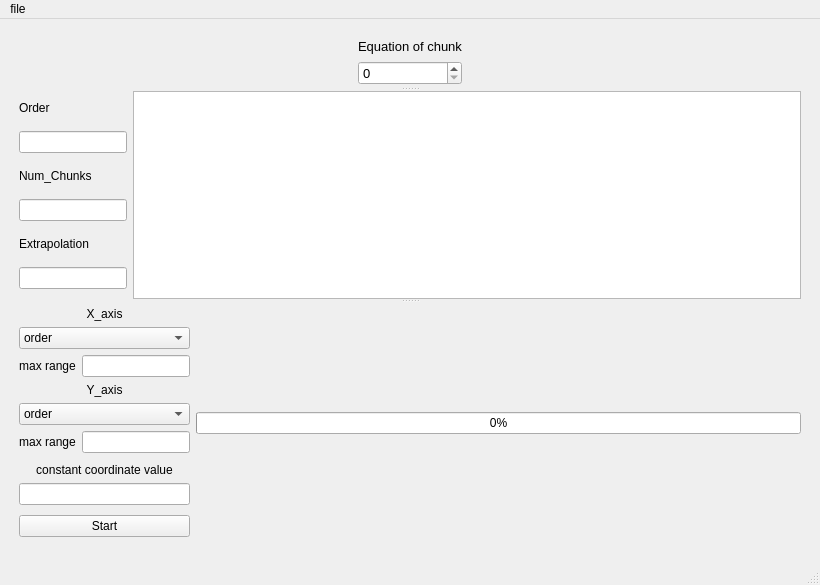
<?xml version="1.0" encoding="UTF-8"?>
<ui version="4.0">
 <class>MainWindow</class>
 <widget class="QMainWindow" name="MainWindow">
  <property name="geometry">
   <rect>
    <x>0</x>
    <y>0</y>
    <width>820</width>
    <height>585</height>
   </rect>
  </property>
  <property name="windowTitle">
   <string>MainWindow</string>
  </property>
  <widget class="QWidget" name="centralwidget">
   <layout class="QGridLayout" name="gridLayout_2">
    <item row="0" column="2">
     <spacer name="verticalSpacer_2">
      <property name="orientation">
       <enum>Qt::Vertical</enum>
      </property>
      <property name="sizeType">
       <enum>QSizePolicy::Fixed</enum>
      </property>
      <property name="sizeHint" stdset="0">
       <size>
        <width>10</width>
        <height>10</height>
       </size>
      </property>
     </spacer>
    </item>
    <item row="1" column="0">
     <spacer name="horizontalSpacer">
      <property name="orientation">
       <enum>Qt::Horizontal</enum>
      </property>
      <property name="sizeType">
       <enum>QSizePolicy::Fixed</enum>
      </property>
      <property name="sizeHint" stdset="0">
       <size>
        <width>10</width>
        <height>10</height>
       </size>
      </property>
     </spacer>
    </item>
    <item row="2" column="3">
     <spacer name="horizontalSpacer_2">
      <property name="orientation">
       <enum>Qt::Horizontal</enum>
      </property>
      <property name="sizeType">
       <enum>QSizePolicy::Fixed</enum>
      </property>
      <property name="sizeHint" stdset="0">
       <size>
        <width>10</width>
        <height>20</height>
       </size>
      </property>
     </spacer>
    </item>
    <item row="3" column="2">
     <spacer name="verticalSpacer">
      <property name="orientation">
       <enum>Qt::Vertical</enum>
      </property>
      <property name="sizeType">
       <enum>QSizePolicy::Fixed</enum>
      </property>
      <property name="sizeHint" stdset="0">
       <size>
        <width>10</width>
        <height>10</height>
       </size>
      </property>
     </spacer>
    </item>
    <item row="1" column="1" rowspan="2" colspan="2">
     <widget class="QSplitter" name="splitter_2">
      <property name="orientation">
       <enum>Qt::Vertical</enum>
      </property>
      <widget class="QWidget" name="layoutWidget">
       <layout class="QGridLayout" name="gridLayout">
        <item row="0" column="0">
         <widget class="QLabel" name="equation_label">
          <property name="sizePolicy">
           <sizepolicy hsizetype="Fixed" vsizetype="Fixed">
            <horstretch>0</horstretch>
            <verstretch>0</verstretch>
           </sizepolicy>
          </property>
          <property name="font">
           <font>
            <pointsize>10</pointsize>
           </font>
          </property>
          <property name="lineWidth">
           <number>0</number>
          </property>
          <property name="text">
           <string>Equation of chunk</string>
          </property>
         </widget>
        </item>
        <item row="0" column="1" rowspan="2">
         <layout class="QHBoxLayout" name="expression">
          <property name="sizeConstraint">
           <enum>QLayout::SetDefaultConstraint</enum>
          </property>
         </layout>
        </item>
        <item row="1" column="0">
         <widget class="QSpinBox" name="select_chunk_Box">
          <property name="sizePolicy">
           <sizepolicy hsizetype="Minimum" vsizetype="Fixed">
            <horstretch>0</horstretch>
            <verstretch>0</verstretch>
           </sizepolicy>
          </property>
          <property name="font">
           <font>
            <pointsize>10</pointsize>
           </font>
          </property>
         </widget>
        </item>
       </layout>
      </widget>
      <widget class="QSplitter" name="splitter">
       <property name="orientation">
        <enum>Qt::Vertical</enum>
       </property>
       <widget class="QWidget" name="layoutWidget">
        <layout class="QHBoxLayout" name="horizontalLayout_4">
         <item>
          <layout class="QVBoxLayout" name="verticalLayout_5">
           <item>
            <widget class="QLabel" name="label">
             <property name="sizePolicy">
              <sizepolicy hsizetype="Fixed" vsizetype="Fixed">
               <horstretch>0</horstretch>
               <verstretch>0</verstretch>
              </sizepolicy>
             </property>
             <property name="text">
              <string>Order</string>
             </property>
            </widget>
           </item>
           <item>
            <widget class="QLineEdit" name="Order_text">
             <property name="sizePolicy">
              <sizepolicy hsizetype="Fixed" vsizetype="Fixed">
               <horstretch>0</horstretch>
               <verstretch>0</verstretch>
              </sizepolicy>
             </property>
            </widget>
           </item>
           <item>
            <widget class="QLabel" name="label_2">
             <property name="sizePolicy">
              <sizepolicy hsizetype="Fixed" vsizetype="Fixed">
               <horstretch>0</horstretch>
               <verstretch>0</verstretch>
              </sizepolicy>
             </property>
             <property name="text">
              <string>Num_Chunks</string>
             </property>
            </widget>
           </item>
           <item>
            <widget class="QLineEdit" name="NumChunks_text">
             <property name="sizePolicy">
              <sizepolicy hsizetype="Fixed" vsizetype="Fixed">
               <horstretch>0</horstretch>
               <verstretch>0</verstretch>
              </sizepolicy>
             </property>
            </widget>
           </item>
           <item>
            <widget class="QLabel" name="label_3">
             <property name="sizePolicy">
              <sizepolicy hsizetype="Fixed" vsizetype="Fixed">
               <horstretch>0</horstretch>
               <verstretch>0</verstretch>
              </sizepolicy>
             </property>
             <property name="text">
              <string>Extrapolation</string>
             </property>
            </widget>
           </item>
           <item>
            <widget class="QLineEdit" name="extrapolation_text">
             <property name="sizePolicy">
              <sizepolicy hsizetype="Fixed" vsizetype="Fixed">
               <horstretch>0</horstretch>
               <verstretch>0</verstretch>
              </sizepolicy>
             </property>
            </widget>
           </item>
          </layout>
         </item>
         <item>
          <widget class="PlotWidget" name="maingraph">
           <property name="sizePolicy">
            <sizepolicy hsizetype="Expanding" vsizetype="Expanding">
             <horstretch>0</horstretch>
             <verstretch>0</verstretch>
            </sizepolicy>
           </property>
          </widget>
         </item>
        </layout>
       </widget>
       <widget class="QWidget" name="layoutWidget">
        <layout class="QHBoxLayout" name="horizontalLayout_3">
         <item>
          <layout class="QVBoxLayout" name="verticalLayout_4">
           <item>
            <layout class="QVBoxLayout" name="verticalLayout">
             <item>
              <layout class="QVBoxLayout" name="verticalLayout_2">
               <item>
                <widget class="QLabel" name="label_4">
                 <property name="sizePolicy">
                  <sizepolicy hsizetype="Preferred" vsizetype="Fixed">
                   <horstretch>0</horstretch>
                   <verstretch>0</verstretch>
                  </sizepolicy>
                 </property>
                 <property name="text">
                  <string>X_axis</string>
                 </property>
                 <property name="alignment">
                  <set>Qt::AlignCenter</set>
                 </property>
                </widget>
               </item>
               <item>
                <widget class="QComboBox" name="x_error_map">
                 <property name="sizePolicy">
                  <sizepolicy hsizetype="Preferred" vsizetype="Fixed">
                   <horstretch>0</horstretch>
                   <verstretch>0</verstretch>
                  </sizepolicy>
                 </property>
                 <item>
                  <property name="text">
                   <string>order</string>
                  </property>
                 </item>
                 <item>
                  <property name="text">
                   <string>number of chunks</string>
                  </property>
                 </item>
                 <item>
                  <property name="text">
                   <string>overlapping</string>
                  </property>
                 </item>
                </widget>
               </item>
               <item>
                <layout class="QHBoxLayout" name="horizontalLayout">
                 <item>
                  <widget class="QLabel" name="label_8">
                   <property name="sizePolicy">
                    <sizepolicy hsizetype="Fixed" vsizetype="Fixed">
                     <horstretch>0</horstretch>
                     <verstretch>0</verstretch>
                    </sizepolicy>
                   </property>
                   <property name="text">
                    <string>max range</string>
                   </property>
                   <property name="alignment">
                    <set>Qt::AlignCenter</set>
                   </property>
                  </widget>
                 </item>
                 <item>
                  <widget class="QLineEdit" name="x_max">
                   <property name="sizePolicy">
                    <sizepolicy hsizetype="Fixed" vsizetype="Fixed">
                     <horstretch>0</horstretch>
                     <verstretch>0</verstretch>
                    </sizepolicy>
                   </property>
                  </widget>
                 </item>
                </layout>
               </item>
              </layout>
             </item>
             <item>
              <widget class="QLabel" name="label_5">
               <property name="sizePolicy">
                <sizepolicy hsizetype="Preferred" vsizetype="Fixed">
                 <horstretch>0</horstretch>
                 <verstretch>0</verstretch>
                </sizepolicy>
               </property>
               <property name="text">
                <string>Y_axis</string>
               </property>
               <property name="alignment">
                <set>Qt::AlignCenter</set>
               </property>
              </widget>
             </item>
             <item>
              <widget class="QComboBox" name="y_error_map">
               <property name="sizePolicy">
                <sizepolicy hsizetype="Preferred" vsizetype="Fixed">
                 <horstretch>0</horstretch>
                 <verstretch>0</verstretch>
                </sizepolicy>
               </property>
               <item>
                <property name="text">
                 <string>order</string>
                </property>
               </item>
               <item>
                <property name="text">
                 <string>number of chunks</string>
                </property>
               </item>
               <item>
                <property name="text">
                 <string>overlapping</string>
                </property>
               </item>
              </widget>
             </item>
             <item>
              <layout class="QHBoxLayout" name="horizontalLayout_2">
               <item>
                <widget class="QLabel" name="label_7">
                 <property name="sizePolicy">
                  <sizepolicy hsizetype="Fixed" vsizetype="Fixed">
                   <horstretch>0</horstretch>
                   <verstretch>0</verstretch>
                  </sizepolicy>
                 </property>
                 <property name="text">
                  <string>max range</string>
                 </property>
                 <property name="alignment">
                  <set>Qt::AlignCenter</set>
                 </property>
                </widget>
               </item>
               <item>
                <widget class="QLineEdit" name="y_max">
                 <property name="sizePolicy">
                  <sizepolicy hsizetype="Fixed" vsizetype="Fixed">
                   <horstretch>0</horstretch>
                   <verstretch>0</verstretch>
                  </sizepolicy>
                 </property>
                </widget>
               </item>
              </layout>
             </item>
            </layout>
           </item>
           <item>
            <layout class="QVBoxLayout" name="verticalLayout_3">
             <item>
              <widget class="QLabel" name="label_6">
               <property name="sizePolicy">
                <sizepolicy hsizetype="Preferred" vsizetype="Fixed">
                 <horstretch>0</horstretch>
                 <verstretch>0</verstretch>
                </sizepolicy>
               </property>
               <property name="text">
                <string>constant coordinate value</string>
               </property>
               <property name="alignment">
                <set>Qt::AlignCenter</set>
               </property>
              </widget>
             </item>
             <item>
              <widget class="QLineEdit" name="const_text">
               <property name="sizePolicy">
                <sizepolicy hsizetype="Preferred" vsizetype="Fixed">
                 <horstretch>0</horstretch>
                 <verstretch>0</verstretch>
                </sizepolicy>
               </property>
              </widget>
             </item>
            </layout>
           </item>
           <item>
            <widget class="QPushButton" name="start_button">
             <property name="text">
              <string notr="true">Start</string>
             </property>
             <property name="checked">
              <bool>false</bool>
             </property>
            </widget>
           </item>
          </layout>
         </item>
         <item>
          <layout class="QVBoxLayout" name="verticalLayout_6">
           <item>
            <widget class="QProgressBar" name="progressBar">
             <property name="value">
              <number>0</number>
             </property>
            </widget>
           </item>
           <item>
            <layout class="QVBoxLayout" name="error_map_view"/>
           </item>
          </layout>
         </item>
        </layout>
       </widget>
      </widget>
     </widget>
    </item>
   </layout>
  </widget>
  <widget class="QMenuBar" name="menubar">
   <property name="geometry">
    <rect>
     <x>0</x>
     <y>0</y>
     <width>820</width>
     <height>26</height>
    </rect>
   </property>
   <widget class="QMenu" name="menufile">
    <property name="title">
     <string>file</string>
    </property>
    <addaction name="actionopen"/>
   </widget>
   <addaction name="menufile"/>
  </widget>
  <widget class="QStatusBar" name="statusbar"/>
  <action name="actionopen">
   <property name="text">
    <string>open</string>
   </property>
  </action>
 </widget>
 <customwidgets>
  <customwidget>
   <class>PlotWidget</class>
   <extends>QGraphicsView</extends>
   <header location="global">pyqtgraph</header>
  </customwidget>
 </customwidgets>
 <resources/>
 <connections/>
</ui>
